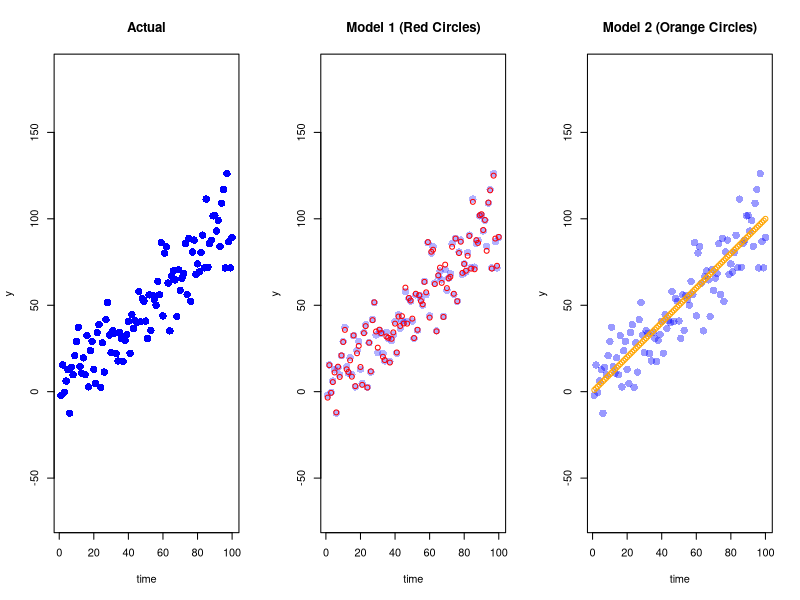
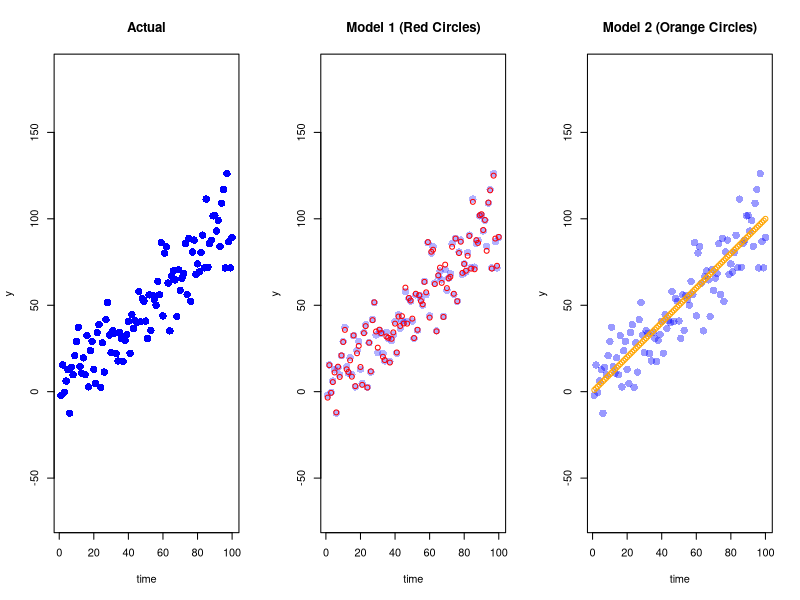

Here is the R script that generated these plots, in order:
## ---- chunk 1
par(mfrow = c(1,3))
n <- 100
x <- 1:n
err <- runif(n)*3-runif(n)*3
y1 <- x + runif(n)*30 - runif(n)*30
y2 <- x
plot(x, y1, ylab = "y", xlab = "time", asp = 1, pch = 16, cex = 1.5,col = rgb(0,0,1,1), main = "Actual")

plot(x, y1, ylab = "y", xlab = "time", asp = 1, pch = 16, cex = 1.5,col = rgb(0,0,1,0.3), main = "Model 1 (Red Circles)")
points(x, y1+err, col = "red")

plot(x, y1, ylab = "y", xlab = "time", asp = 1, pch = 16, cex = 1.5,col = rgb(0,0,1,0.4), main = "Model 2 (Orange Circles)")
points(x, y2, col = "orange")

## ---- chunk 2
par(mfrow = c(1,3))

plot(x, y1, ylab = "y", xlab = "time", asp = 1, pch = 16, cex = 1.5,col = rgb(0,0,1,1), main = "Actual")

plot(x, y1, ylab = "y", xlab = "time", asp = 1, pch = 16, cex = 1.5,col = rgb(0,0,1,0.3), main = "Model 1 (Red Circles)")
points(x, y1+err, col = "red")

plot(x, y1, ylab = "y", xlab = "time", asp = 1, pch = 16, cex = 1.5,col = rgb(0,0,1,0.4), main = "Model 2 (Orange Circles)")
points(x, y2, col = "orange")

## ---- chunk 3
library(DiagrammeR)
mermaid("graph LR
        A[1 - Use Case Statement] --> B[2 - Data Acquisition]
        B --> C[3 - Data Engineering]
        C --> D[4 - Predictive Modeling]
        D --> A
        D --> E[5 - Deployment]
        E --> D",
        width = 1000,
        height = 200)

## ---- chunk 4
library(DiagrammeR)
mermaid("graph LR
        A[1 - Rec products] --> B[2 - User Purchases]
        B --> C[3 - Cleaned user-purchase matrix]
        C --> D[4 - Cosine similarity]
        D --> A
        D --> E[5 - API call]
        E --> D",
        width = 1000,
        height = 200)

## ---- chunk 5
library(DiagrammeR)
mermaid("graph LR
        A[1 - Set housing price] --> B[2 - Housing sales]
        B --> C[3 - Sales price with housing attributes]
        C --> D[4 - Hedonic regression]
        D --> A
        D --> E[5 - API call]
        E --> D",
        width = 1000,
        height = 200)

## ---- chunk 6
library(DiagrammeR)
mermaid("graph LR
        A[1 - Set expectation on salary] --> B[2 - Job listings]
        B --> C[3 - Salary with job attributes]
        C --> D[4 - Wage regression]
        D --> A
        D --> E[5 - API call]
        E --> D",
        width = 1000,
        height = 200)

## ---- chunk 7
library(DiagrammeR)
mermaid("graph LR
        A[1 - Direct drivers to demand] --> B[2 - Past rides]
        B --> C[3 - Time series by micro-grid]
        C --> D[4 - ARIMA or neural net]
        D --> A
        D --> E[5 - Driver alerts]
        E --> D",
        width = 1000,
        height = 200)

## ---- chunk 8
library(DiagrammeR)
mermaid("graph LR
        A[1 - Use Case Statement] --> B[2 - Data Acquisition]
        B --> C[3 - Data Engineering]
        C --> D[4 - Predictive Modeling]
        D --> A
        D --> E[5 - Deployment]
        E --> D",
        width = 1000,
        height = 200)

## ---- chunk 9
library(DiagrammeR)
mermaid("graph LR
        A[Product] --> B[Research]
        A --> C[Engineering]
        C --> A
        B --> C
        C --> B
        A[Product] --> D[Marketing]",
        width = 1000,
        height = 200)

## ---- chunk 10
library(DiagrammeR)
mermaid("graph LR
        A[1 - Use Case Statement] --> B[2 - Data Acquisition]
        B --> C[3 - Data Engineering]
        C --> D[4 - Modeling]
        D --> A
        D --> E[5 - Deployment]
        E --> D",
        height = 300)
